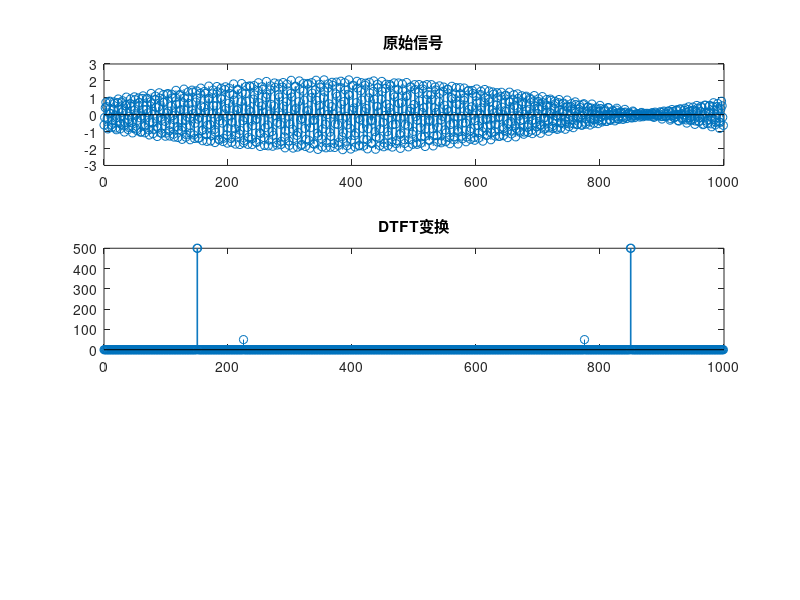

Reproduce this figure in MATLAB.
clear;
clc;
close all;
%构建信号，长度为N%
N = 1000;
n = [0:1:N-1];
k = [0:1:N-1];
xn = 0.1*cos(0.45*n*pi) + sin(0.3*n*pi) - cos(0.302*n*pi - pi/4);
%DFT%
X = exp(-1j*2*pi/N).^(n'*k)*xn';
% ======================= figure ==========================
subplot(311)
stem(n,xn);
title('原始信号');
subplot(312);
stem(k,abs(X));
title('DTFT变换')